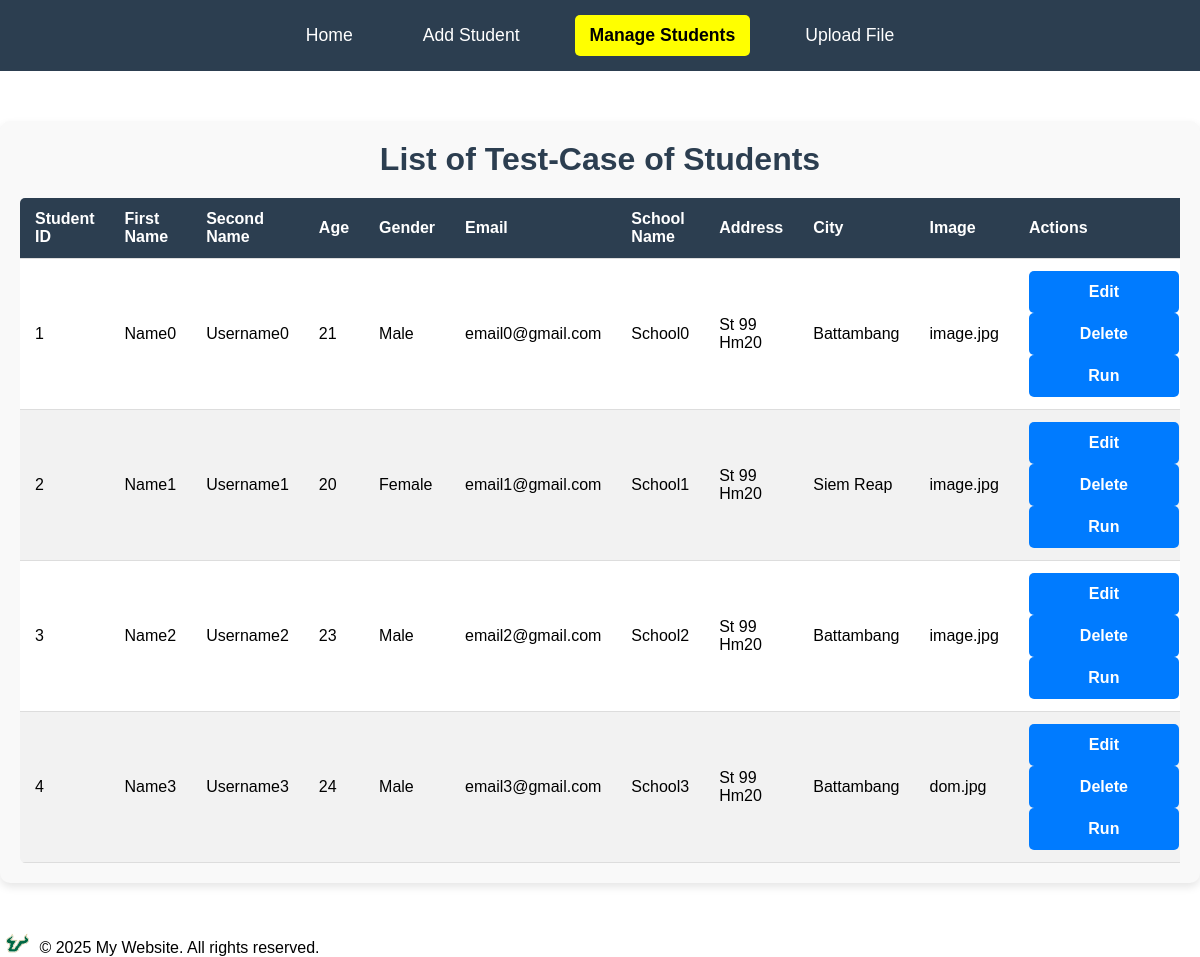
The app's page /student_list, older data.
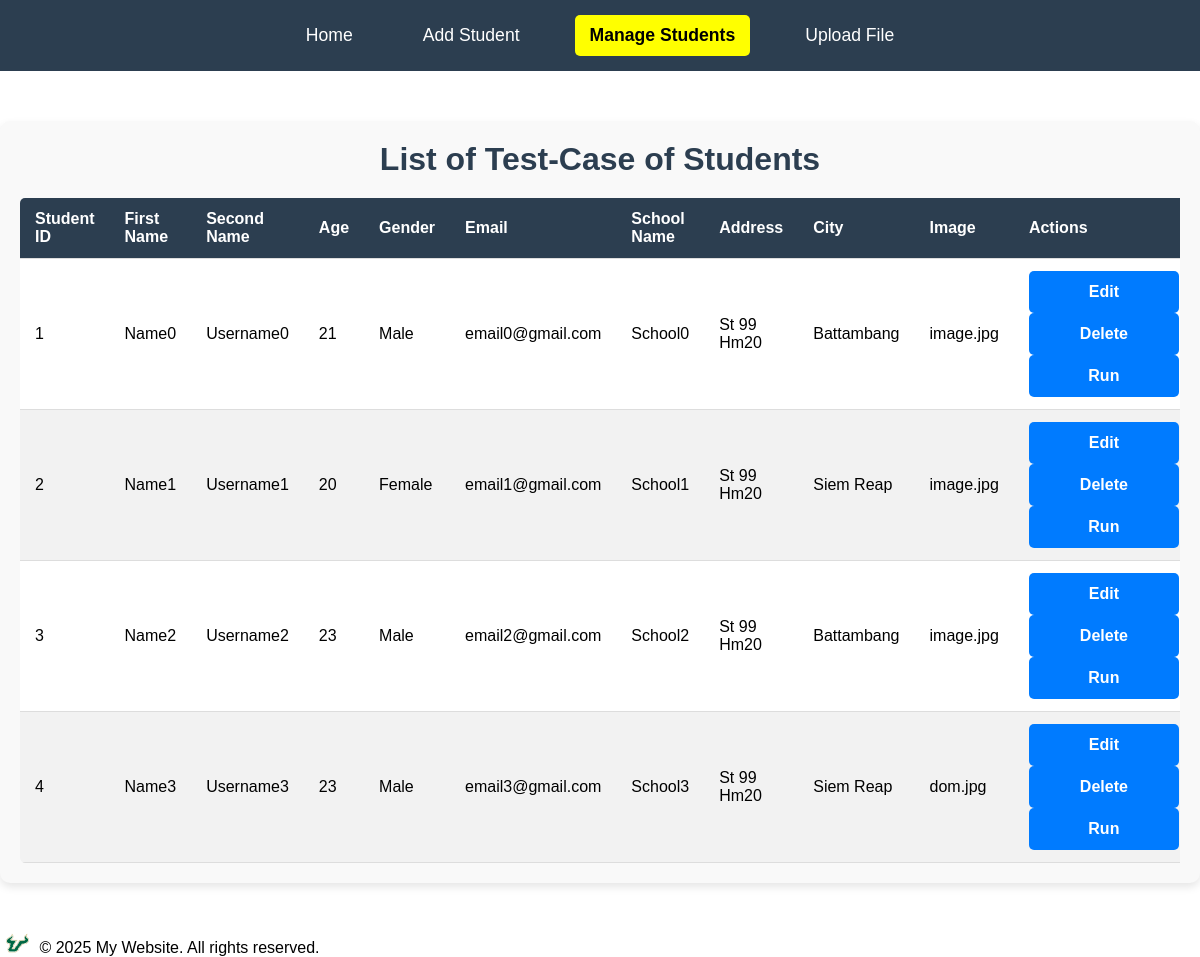
The same page, newer data.
### tables this page shows
CREATE TABLE students (
                first_name TEXT,
                second_name TEXT,
                age INTEGER,
                gender TEXT,
                email TEXT,
                school_name TEXT,
                addr TEXT,
                city TEXT,
                filename TEXT
            );

### app.py (the view)
@app.route('/student_list', methods=['GET'])
def student_list():
    con = sqlite3.connect("database.db")
    con.row_factory = sqlite3.Row
    cur = con.cursor()
    cur.execute("SELECT rowid, * FROM students")
    rows = cur.fetchall()
    con.close()
    return render_template("list.html", rows=rows)

### templates/list.html (shortened to what this page needs)
{% extends "layout.html" %}
{% block content %}
    <div class="container">
        <h1>List of Test-Case of Students</h1>
        {% if rows|length > 0 %}
            <div class="table-wrapper">
                <table class="student-table">
                    <thead>
                        <tr>
                            <th>Student ID</th>
                            <th>First Name</th>
                            <th>Second Name</th>
                            <th>Age</th>
                            <th>Gender</th>
                            <th>Email</th>
                            <th>School Name</th>
                            <th>Address</th>
                            <th>City</th>
                            <th>Image</th>
                            <th>Actions</th>
                        </tr>
                    </thead>
                    <tbody>
                        {% for row in rows %}
                        <tr>
                            <td>{{ row["rowid"] }}</td>
                            <td>{{ row["first_name"] }}</td>
                            <td>{{ row["second_name"] }}</td>
                            <td>{{ row["age"] }}</td>
                            <td>{{ row["gender"] }}</td>
                            <td>{{ row["email"] }}</td>
                            <td>{{ row["school_name"] }}</td>
                            <td>{{ row["addr"] }}</td>
                            <td>{{ row["city"] }}</td>
                            <td>
                                {% if row["filename"] %}
                                    {{ row["filename"] }}
                                {% else %}
                                    <span>No Image</span>
                                {% endif %}
                            </td>
                            <td>
                                <form action="{{ url_for('edit') }}" method="POST" style="display: inline;">
                                    <input type="submit" value="Edit" class="btn btn-edit">
                                </form>
                                <form onsubmit="return confirm('Are you sure you want to DELETE this student from the database?');"
                                      action="{{ url_for('delete') }}" method="POST" style="display: inline;">
                                    <input type="submit" value="Delete" class="btn btn-delete">
                                </form>
                                <form action="{{ url_for('run') }}" method="POST" style="display: inline;">
                                    <input type="submit" value="Run" class="btn btn-run">
                                </form>
                            </td>
                        </tr>
                        {% endfor %}
                    </tbody>
                </table>
            </div>
        {% else %}
            <p class="no-data">No students found in the database.</p>
        {% endif %}
    </div>
{% endblock %}

### templates/layout.html (shortened to what this page needs)
<!DOCTYPE html>
<html lang="en">
<head>
    <link rel="stylesheet" type="text/css" href="{{ url_for('static', filename='site.css') }}">
</head>
<body>
    <nav class="navbar">
        <div class="navbar-container">
            <a href="{{ url_for('home') }}" class="navbar-item {% if request.path == url_for('home') %}active{% endif %}">Home</a>
            <a href="{{ url_for('enternew') }}" class="navbar-item {% if request.path == url_for('enternew') %}active{% endif %}">Add Student</a>
            <a href="{{ url_for('student_list') }}" class="navbar-item {% if request.path == url_for('student_list') %}active{% endif %}">Manage Students</a>
            <a href="{{ url_for('upload') }}" class="navbar-item {% if request.path == url_for('upload') %}active{% endif %}">Upload File</a>
        </div>
    </nav>
    <main class="body-content">
        {% block content %}{% endblock %}
    </main>
    <footer class="footer">
        <p>
            <img src="{{ url_for('static', filename='logo.png') }}" alt="Logo" width="35" height="20">
            &copy; 2025 My Website. All rights reserved.
        </p>
    </footer>
</body>
</html>

### static/site.css (style rules this page uses)
* { margin: 0; padding: 0; box-sizing: border-box; font-family: Arial, sans-serif; }
.container { max-width: 1200px; margin: 50px auto; padding: 20px; background-color: #f9f9f9; border-radius: 10px; box-shadow: 0 4px 8px rgba(0, 0, 0, 0.1); }
h1 { text-align: center; color: #2c3e50; margin-bottom: 20px; display: flex; justify-content: center; align-items: center; }
.table-wrapper { overflow-x: auto; }
.student-table { width: 100%; border-collapse: collapse; background-color: white; border-radius: 5px; overflow: hidden; }
.student-table th, .student-table td { padding: 12px 15px; text-align: left; border-bottom: 1px solid #ddd; }
.student-table th { background-color: #2c3e50; color: white; font-weight: bold; }
.student-table tr:nth-child(even) { background-color: #f2f2f2; }
.btn { padding: 8px 15px; border: none; border-radius: 5px; cursor: pointer; font-size: 14px; font-weight: bold; transition: background-color 0.3s ease, transform 0.2s ease; display: inline-block; }
.btn-edit { background-color: #007BFF; color: white; margin-right: 8px; }
.btn-delete { background-color: #dc3545; color: white; }
input[type="submit"] { background-color: #007BFF; color: white; padding: 12px 20px; border: none; border-radius: 5px; cursor: pointer; font-size: 16px; font-weight: bold; transition: background-color 0.3s ease; width: 150px; align-self: center; }
.navbar { background-color: #2c3e50; padding: 15px 0; display: flex; justify-content: center; align-items: center; }
.navbar-container { display: flex; gap: 40px; }
.navbar a { color: white; text-decoration: none; font-size: 1.1em; font-weight: 500; padding: 10px 15px; transition: color 0.3s ease, background-color 0.3s ease; border-radius: 5px; }
.navbar .active { background-color: yellow; color: black; font-weight: bold; }

Row changes from the older to the newer data that the page shows:
changed students "Name3": age "24" → "23"; city "Battambang" → "Siem Reap"
